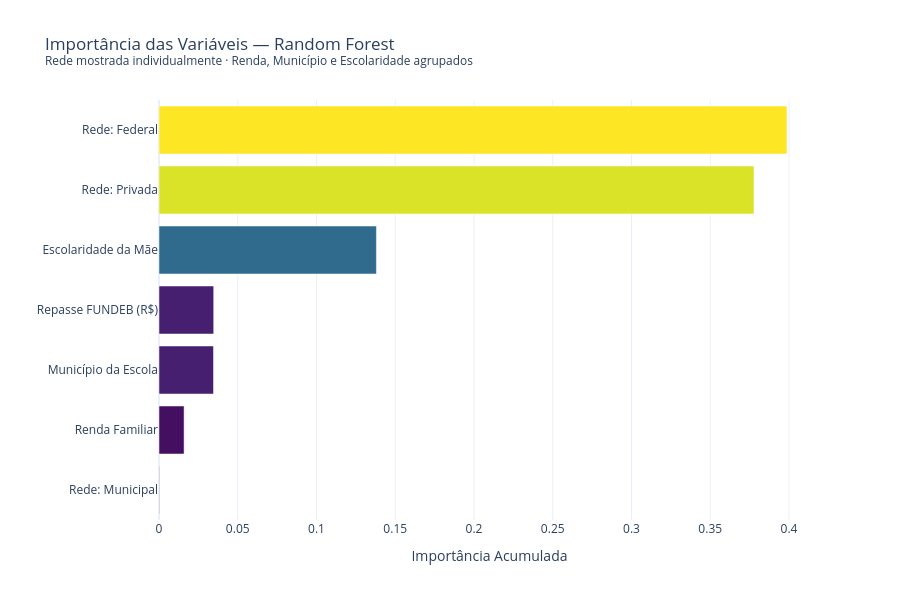

The cell this chart's notebook holds for it:
### Markdown cell above
## 3A.5 a 3A.8 Métricas de Avaliação e Feature Importances

**Objetivo:** Calcular as métricas de desempenho no conjunto de teste (20%) e extrair as importâncias das features do Random Forest para responder *quais variáveis mais importam* para a predição.

**Métricas calculadas:**

| Métrica | Fórmula | Interpretação |
|---|---|---|
| **R²** | $1 - \frac{SS_{res}}{SS_{tot}}$ | Proporção da variância explicada (0 = nulo, 1 = perfeito) |
| **RMSE** | $\sqrt{\frac{1}{n}\sum(y_i - \hat{y}_i)^2}$ | Erro típico em pontos ENEM — penaliza erros grandes |
| **MAE** | $\frac{1}{n}\sum|y_i - \hat{y}_i|$ | Erro médio absoluto — interpretação mais direta |

**Feature Importance (impureza de Gini/Variância):**  
Para regressão, a importância de cada feature $j$ no Random Forest é a redução total de variância atribuída a divisões naquela feature, acumulada ao longo de todas as árvores e normalizada para somar 1:
$$\text{Imp}(j) = \frac{1}{B}\sum_{b=1}^{B}\sum_{\text{nós que usam }j} \Delta\text{Variância}$$

**Limitação:** Esta métrica pode superestimar variáveis com alta cardinalidade (como `NO_MUNICIPIO_ESC`). Para uma análise mais robusta, pode-se usar *permutation importance* (disponível no scikit-learn como `permutation_importance`), que mede o aumento do erro ao embaralhar aleatoriamente os valores de cada feature.

### Code cell
importances = best_rf.named_steps['model'].feature_importances_
cat_encoder = best_rf.named_steps['preprocessor'].named_transformers_['cat']
cat_features_out = cat_encoder.get_feature_names_out(cat_features)
all_features = num_features + list(cat_features_out)

df_imp_raw = pd.DataFrame({'Feature': all_features, 'Importance': importances})

# Mapeamentos: Rede mostrada individualmente com label legível
rede_map_imp = {
    'TP_DEPENDENCIA_ADM_ESC_B_Federal': 'Rede: Federal',
    'TP_DEPENDENCIA_ADM_ESC_C_Municipal': 'Rede: Municipal',
    'TP_DEPENDENCIA_ADM_ESC_D_Privada': 'Rede: Privada',
}

group_map_imp = {
    'total_geral':       'Repasse FUNDEB (R$)',
    'NO_MUNICIPIO_ESC':  'Município da Escola',
    'ESCOLARIDADE_MAE':  'Escolaridade da Mãe',
    'ESCOLARIDADE_PAI':  'Escolaridade do Pai',
    'RENDA_FAMILIAR':    'Renda Familiar',
}

rows_imp = []
grouped_imp = {}

for _, row in df_imp_raw.iterrows():
    feat = row['Feature']
    imp = row['Importance']

    if feat in rede_map_imp:
        rows_imp.append({'Variável': rede_map_imp[feat], 'Importance': imp})
    else:
        matched = False
        for prefix, label in group_map_imp.items():
            if feat == prefix or feat.startswith(prefix + '_'):
                grouped_imp.setdefault(label, []).append(imp)
                matched = True
                break
        if not matched:
            rows_imp.append({'Variável': feat, 'Importance': imp})

for label, imp_list in grouped_imp.items():
    rows_imp.append({'Variável': label, 'Importance': sum(imp_list)})

df_imp = pd.DataFrame(rows_imp).sort_values('Importance', ascending=True)

fig = px.bar(df_imp, x='Importance', y='Variável', orientation='h',
             title='Importância das Variáveis — Random Forest<br>'
                   '<sup>Rede mostrada individualmente · Renda, Município e Escolaridade agrupados</sup>',
             color='Importance', color_continuous_scale='Viridis',
             template='plotly_white',
             labels={'Importance': 'Importância Acumulada', 'Variável': ''},
             height=600)
fig.update_layout(coloraxis_showscale=False)
fig.write_image('../output/modelos/rf_feature_importance.png')
fig.show()

### Figure 1 — Plotly figure (JSON) as saved in the notebook; plotly's stock layout.template omitted (floating-point values rounded to 4 significant figures)
{"data": [{"hovertemplate": "Importância Acumulada=%{marker.color}<br>=%{y}<extra></extra>", "legendgroup": "", "marker": {"color": [0.0001944, 0.01593, 0.0346, 0.03474, 0.1381, 0.3778, 0.3987], "coloraxis": "coloraxis", "pattern": {"shape": ""}}, "name": "", "orientation": "h", "showlegend": false, "textposition": "auto", "type": "bar", "x": [0.0001944, 0.01593, 0.0346, 0.03474, 0.1381, 0.3778, 0.3987], "xaxis": "x", "y": ["Rede: Municipal", "Renda Familiar", "Município da Escola", "Repasse FUNDEB (R$)", "Escolaridade da Mãe", "Rede: Privada", "Rede: Federal"], "yaxis": "y"}], "layout": {"barmode": "relative", "coloraxis": {"autocolorscale": false, "colorbar": {"title": {"text": "Importância Acumulada"}}, "colorscale": [[0, "#440154"], [0.1111, "#482878"], [0.2222, "#3e4989"], [0.3333, "#31688e"], [0.4444, "#26828e"], [0.5556, "#1f9e89"], [0.6667, "#35b779"], [0.7778, "#6ece58"], [0.8889, "#b5de2b"], [1, "#fde725"]], "showscale": false}, "height": 600, "legend": {"tracegroupgap": 0}, "title": {"text": "Importância das Variáveis — Random Forest<br><sup>Rede mostrada individualmente · Renda, Município e Escolaridade agrupados</sup>"}, "xaxis": {"anchor": "y", "domain": [0, 1], "title": {"text": "Importância Acumulada"}}, "yaxis": {"anchor": "x", "domain": [0, 1], "title": {"text": ""}}}}
